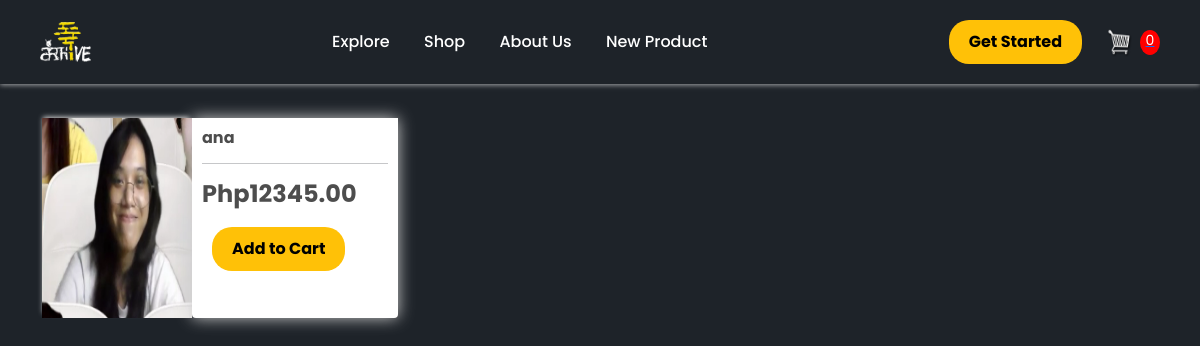
Page /shop/ (signed in) on the committed database.
### shop/models.py (models this page shows, shortened)
class Order(models.Model):
    customer = models.ForeignKey(settings.AUTH_USER_MODEL, on_delete=models.SET_NULL, null=True, blank=True)
    date_ordered = models.DateTimeField(auto_now_add=True)
    complete = models.BooleanField(default=False)
    transaction_id = models.CharField(max_length=100, null=True)
    def get_cart_items(self):
        orderItems = self.orderitem_set.all()
        total = sum([item.quantity for item in orderItems])
        return total

class Product(models.Model):
    user = models.ForeignKey(settings.AUTH_USER_MODEL, on_delete=models.CASCADE, null=True)
    name = models.CharField(max_length=200)
    price = models.DecimalField(max_digits=10, decimal_places=2)
    digital = models.BooleanField(default=False, null=True, blank=True)
    description = models.TextField(null=True, blank=True)
    image = models.ImageField(null=True, blank=True)
    @property
    def image_url(self):
        try:
            url = self.image.url
        except:
            url = ''
        return url

### shop/views.py (the view)
# urls.py: path("shop/", include("shop.urls")),
def shop(request):
    if request.user.is_authenticated:
        customer = request.user
        order, created = Order.objects.get_or_create(customer=customer, complete=False)
        items = order.orderitem_set.all()
        cartItems = order.get_cart_items
    else:
        items = []
        order = {'get_cart_total':0, 'get_cart_items':0,}
        cartItems = order['get_cart_items']
    products = Product.objects.all()
    context = {'products': products, 'cartItems': cartItems}
    return render(request, 'shop/shop.html', context)

### base/models.py (called while the page is built)
    def __str__(self):
        return self.email

### shop/templates/shop/shop.html (shortened to what this page needs)
{% extends 'shop/main.html' %}
{% load static %}
{% block content %}
<link rel="stylesheet" type="text/css" href="{% static 'css/styles.css' %}">
<div class="row">
    {% for product in products %}
    <div class="col-lg-4" style="display: flex; align-items: center; justify-content: space-between; height: 200px; cursor:pointer;" >
        <img class="thumbnail" src="{{product.image_url}}" style="width: 150px; height: 200px; align-self: center; justify-self: center;" onclick="window.location.href='{% url 'view_product' product.id %}'">
        <div class="box-element product" style="height: 200px">
            <h6><strong>{{product.name}}</strong></h6>
            <hr>
            <h4 style="display: inline-block;"><strong>Php{{product.price|floatformat:2}}</strong></h4>
            <button style="margin: 10px" data-product="{{product.id}}" data-action="add" class="yellow-button add-btn update-cart">Add to Cart</button>
        </div>
    </div>
    {% endfor %}
</div>
{% endblock content %}

### shop/templates/shop/main.html (shortened to what this page needs)
<!DOCTYPE html>
{% load static %}
<html>
<head>
    <link href="https://cdn.jsdelivr.net/npm/bootstrap@5.3.2/dist/css/bootstrap.min.css"
          rel="stylesheet"
>
    <link rel="stylesheet" type="text/css" href="{% static 'css/styles.css' %}">
    <link rel="stylesheet" type="text/css" href="{% static 'css/landing.css' %}"/>
</head>
<body>
<div class="navbar">
    <div class="logo">
      <img src="{% static 'resources/Logo.png' %}" alt="Logo" style="height: 40px;">
    </div>
    <div class="nav-links">
      <a href="{% url 'base:gallery' %}">Explore</a>
      <a href="{% url 'shop' %}">Shop</a>
      <a href="{% url 'about' %}">About Us</a>
        <a href="{% url 'product_form' %}">New Product</a>
    </div>
    <div style="display: flex; align-items: center; gap: 10px">
        <a href="{% url 'login' %}">
          <button class="yellow-button">Get Started</button>
        </a>
        <a href="{% url 'cart' %}" style="display: flex; align-items: center">
            <img id="cart-icon" src="{% static 'resources/cart.png' %}" alt="Cart" width="30" height="30">
            <p id="cart-total" class="ms-2 mb-0">{{cartItems}}</p>
        </a>
    </div>
  </div>
<div class="container">
<br>
{% block content %}
{% endblock %}
</div>
</body>
</html>

### static/css/styles.css (style rules this page uses)
body { background-color: #1E2329; font-family: "Poppins"; }
h1,h2,h3,h4,h5,h6 { color:hsl(0, 0%, 30%); }
.box-element { box-shadow:hsl(0, 0%, 80%) 0 0 16px; background-color: #fff; border-radius: 4px; padding: 10px; }
.thumbnail { display: flex; justify-self: center; align-self: center; width: 100px; -webkit-box-shadow: -1px -3px 5px -2px rgba(214,214,214,1); -moz-box-shadow: -1px -3px 5px -2px rgba(214,214,214,1); box-shadow: -1px -3px 5px -2px rgba(214,214,214,1); }
.product { border-radius: 0 0 4px 4px; }
#cart-icon { width:25px; display: inline-block; margin-left: 15px; }
#cart-total { display: block; text-align: center; color:#fff; background-color: red; width: 20px; height: 25px; border-radius: 50%; font-size: 14px; }
.col-lg-4, .col-lg-6, .col-lg-8, .col-lg-12 { margin-top: 10px; }
.yellow-button { background-color: #ffc107; color: #000; padding: 10px 20px; border: none; border-radius: 20px; cursor: pointer; font-size: 16px; font-weight: bold; }

### static/css/landing.css (style rules this page uses)
body { margin: 0; font-family: Poppins, sans-serif; color: #1E2329; }
.navbar { display: flex; justify-content: space-between; align-items: center; background-color: #1E2329; padding: 20px 40px; box-shadow: 0px 1px 5px rgba(255, 255, 255, 0.6); }
.nav-links a { color: white; text-decoration: none; margin: 0 15px; font-size: 16px; font-weight: 500; }

### rows in the picture
Order: id "0"
Product: image_url (picture), name "ana", price "12345.00"
